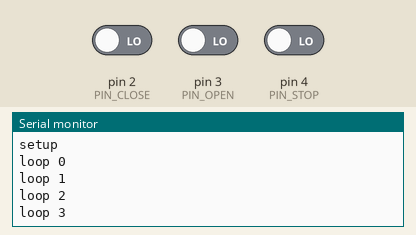
Recording of a sketch running on a simulated Arduino Uno, built with avr-gcc and run on an emulated ATmega328P. Parts: the last lines printed to the serial monitor. Inputs (shaded band) come from the test bench; at power-on: pin 2 (PIN_CLOSE) LOW, pin 3 (PIN_OPEN) LOW, pin 4 (PIN_STOP) LOW. No radio packets arrive unless stated.

Above: at 1.8 s.
1.9 s: pin 2 (PIN_CLOSE) driven HIGH
At 2.5 s:
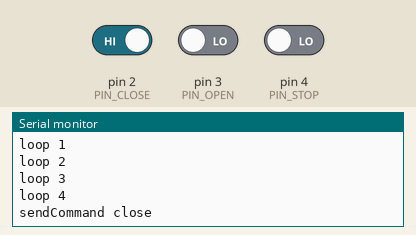
4.0 s: pin 3 (PIN_OPEN) driven HIGH
At 4.7 s:
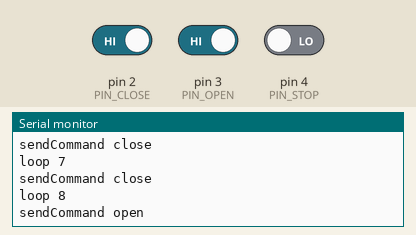
6.3 s: pin 3 (PIN_OPEN) driven LOW and pin 4 (PIN_STOP) driven HIGH
At 6.9 s:
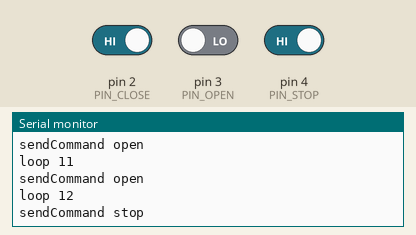
Timing chart, 0 to 9.3 s (numbered marks = the images above; inputs shaded):
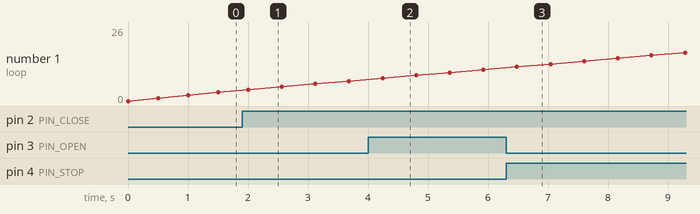

The sketch:

gate-controller-pilot-v3.ino
```cpp
#include <VirtualWire.h>
#include <VirtualWire_Config.h>

#define PIN_CLOSE 2
#define PIN_OPEN 3
#define PIN_STOP 4

const char* COMMAND_OPEN = "open";
const char* COMMAND_CLOSE = "close";
const char* COMMAND_STOP = "stop";

void sendCommand(const char* const command) {
    Serial.print("sendCommand ");
    Serial.println(command);

    vw_send((uint8_t *)command, strlen(command));
    vw_wait_tx();
}

void setup() {
    Serial.begin(9600);

    Serial.println("setup");
    vw_set_ptt_inverted(true);
    vw_setup(2000);

    pinMode(PIN_CLOSE, INPUT);
    pinMode(PIN_OPEN, INPUT);
    pinMode(PIN_STOP, INPUT);
}

int i=0;
void loop() {
    Serial.print("loop ");Serial.println(i);
    i++;

    if (digitalRead(PIN_OPEN) == HIGH) {
        sendCommand(COMMAND_OPEN);
    } else if (digitalRead(PIN_STOP) == HIGH) {
        sendCommand(COMMAND_STOP);
    } else if (digitalRead(PIN_CLOSE) == HIGH) {
        sendCommand(COMMAND_CLOSE);
    }

    delay(500);
}
```

Measured:
- after the input at 1.9 s, the serial monitor: prints a new line after 0.11 s (image 1)
- after the input at 4.0 s, the serial monitor: prints a new line after 0.25 s (image 2)
- after the input at 6.3 s, the serial monitor: prints a new line after 0.19 s (image 3)
